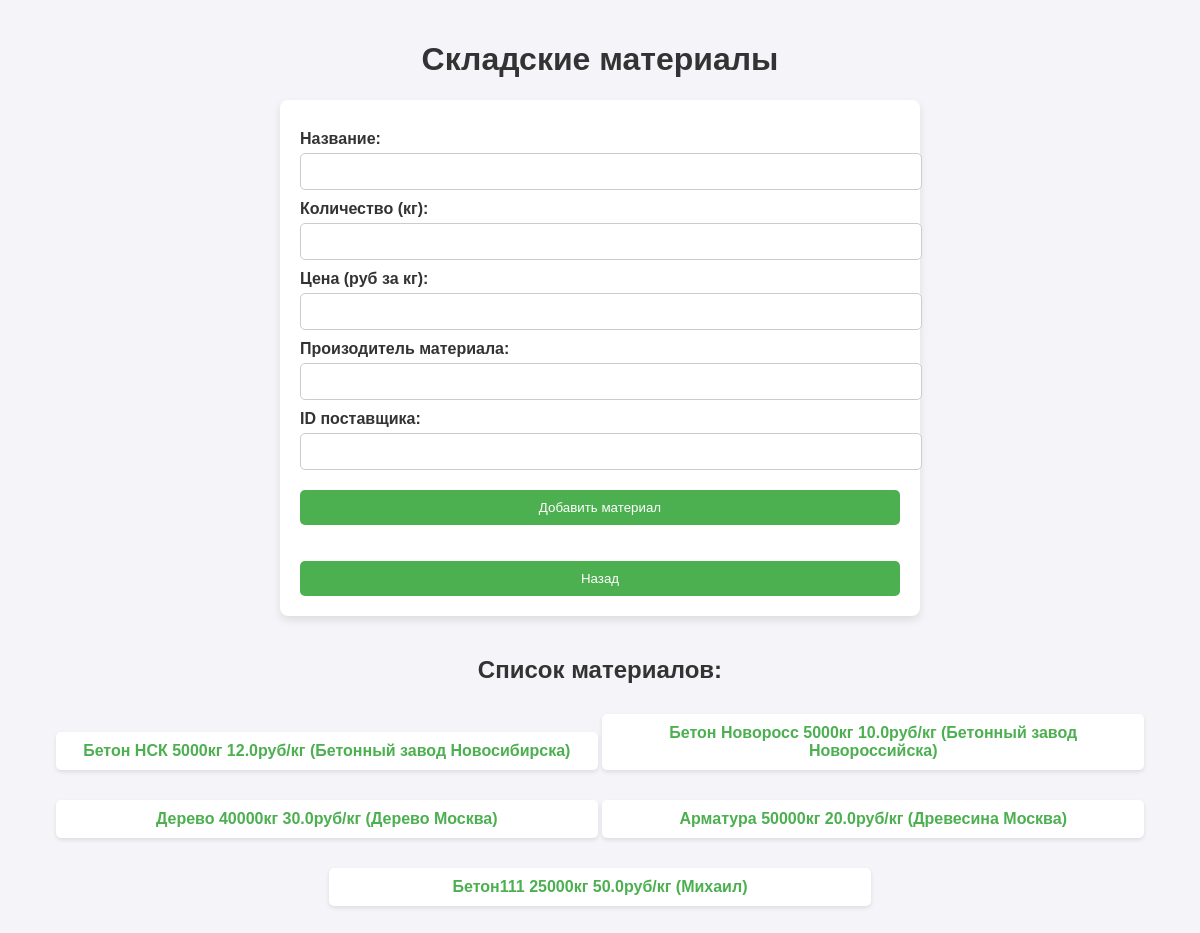
Page /materials (signed in) on the committed database.
### tables this page shows
CREATE TABLE materials (
                id INTEGER PRIMARY KEY AUTOINCREMENT,
                name TEXT NOT NULL,
                quantity INTEGER NOT NULL,
                price REAL NOT NULL,
                manufacturer TEXT NOT NULL,
                supplier_id INTEGER,
                FOREIGN KEY (supplier_id) REFERENCES suppliers(id) ON DELETE SET NULL
            );

### main.py (the view, shortened to what this page needs)
@app.route("/materials", methods=["GET", "POST"])
@login_required
def manage_materials():
    materials = MaterialTable.get_all()
    return render_template("manage_materials.html", materials=materials)

### active_record.py (called while the page is built)
    @staticmethod
    def connect():
        conn = sqlite3.connect(DB_PATH)
        conn.row_factory = sqlite3.Row
        return conn

    @staticmethod
    def from_row(row):
        return Material(
            id=row["id"], name=row["name"], quantity=row["quantity"],
            price=row["price"], manufacturer=row["manufacturer"], supplier_id=row["supplier_id"]
        )

    @staticmethod
    def get_all():
        conn = Material.connect()
        cursor = conn.cursor()
        cursor.execute("SELECT * FROM materials")
        rows = cursor.fetchall()
        conn.close()
        return [Material.from_row(row) for row in rows]

    @staticmethod
    def from_row(row):
        if len(row) == 4:
            return User(
                id=row[0],
                username=row[1],
                password=row[2],
                desc=row[3]
            )
        return None

    @classmethod
    def get_by_id(cls, user_id):
        conn = User.connect()
        cursor = conn.cursor()
        cursor.execute("SELECT * FROM users WHERE id = ?", (user_id,))
        row = cursor.fetchone()
        conn.close()
        return User.from_row(row) if row else None

### main.py (called while the page is built)
@login_manager.user_loader
def load_user(user_id):
    return UserTable.get_by_id(user_id)

### table_module.py (called while the page is built)
    @staticmethod
    def get_all():
        return Material.get_all()

    @staticmethod
    def get_by_id(user_id):
        return User.get_by_id(user_id)

### templates/manage_materials.html (shortened to what this page needs)
<!DOCTYPE html>
<html lang="ru">
<head>
</head>
<body>
<h1>Складские материалы</h1>
<div class="form-container">
    <form method="POST">
        <label for="name">Название:</label>
        <input type="text" id="name" name="name" required>
        <label for="quantity">Количество (кг):</label>
        <input type="number" id="quantity" name="quantity" required>
        <label for="price">Цена (руб за кг):</label>
        <input type="number" step="0.01" id="price" name="price" required>
        <label for="manufacturer">Произодитель материала:</label>
        <input type="text" id="manufacturer" name="manufacturer" required>
        <label for="supplier_id">ID поставщика:</label>
        <input type="number" id="supplier_id" name="supplier_id" required>
        <button type="submit">Добавить материал</button>
    </form>
        <button type="submit" onclick="window.location.href='{{ url_for('index') }}'">Назад</button>
</div>
<h2>Список материалов:</h2>
<ul class="material-list">
    {% for material in materials %}
    <li>
        <a href="{{ url_for('manage_material', material_id=material.id) }}">{{ material.name }} {{ material.quantity }}кг {{ material.price }}руб/кг ({{ material.manufacturer }})</a>
    </li>
    {% endfor %}
</ul>
</body>
</html>

### templates/manage_materials.html (style rules this page uses)
body { font-family: Arial, sans-serif; margin: 0; padding: 20px; background-color: #f4f4f9; }
h1 { color: #333; text-align: center; }
.form-container { background-color: #fff; padding: 20px; border-radius: 8px; box-shadow: 0 4px 8px rgba(0, 0, 0, 0.1); max-width: 600px; margin: 0 auto; }
.form-container label { display: block; margin-top: 10px; font-weight: bold; color: #333; }
.form-container input { width: 100%; padding: 10px; margin-top: 5px; border: 1px solid #ccc; border-radius: 5px; }
.form-container button { background-color: #4CAF50; color: white; padding: 10px 20px; border: none; border-radius: 5px; cursor: pointer; margin-top: 20px; width: 100%; }
h2 { color: #333; margin-top: 40px; text-align: center; }
.material-list { list-style-type: none; padding: 0; text-align: center; }
.material-list li { background-color: #fff; margin: 10px 0; padding: 10px; border-radius: 5px; box-shadow: 0 2px 4px rgba(0, 0, 0, 0.1); display: inline-block; width: 45%; margin-bottom: 20px; }
.material-list a { color: #4CAF50; text-decoration: none; font-weight: bold; }

### rows in the picture
materials: name "Бетон НСК", quantity "5000", price "12.0", manufacturer "Бетонный завод Новосибирска"
materials: name "Бетон Новоросс", quantity "5000", price "10.0", manufacturer "Бетонный завод Новороссийска"
materials: name "Дерево", quantity "40000", price "30.0", manufacturer "Дерево Москва"
materials: name "Арматура", quantity "50000", price "20.0", manufacturer "Древесина Москва"
materials: name "Бетон111", quantity "25000", price "50.0", manufacturer "Михаил"
